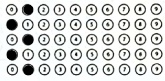
#> input picture regiao_enem/regiao_2.jpg, 165 x 81 px
$ python analise_regiao2.py
#> lines starting #> are read from the running program, lines starting #| are printed output that depends on the picture; after the words box and inside, x2 and y2 are one past the last pixel; in counts of white or black regions, pixels touching at a corner belong together
### relative_path.py
import os, sys
def resource_path(relative_path):
    """ Get absolute path to resource, works for dev and for PyInstaller """
    base_path = getattr(
        sys,
        '_MEIPASS',
        os.path.dirname(os.path.abspath(__file__)))
    return os.path.join(base_path, relative_path)

### analise_regiao2.py
import cv2
import relative_path

def executar_analise_regiao2():
    # Função para binarizar a imagem
    def binarizar_imagem(imagem):
        # Converter a imagem para tons de cinza
        imagem_gray = cv2.cvtColor(imagem, cv2.COLOR_BGR2GRAY)

        # Aplicar uma operação de limiarização para binarizar a imagem
        _, imagem_binarizada = cv2.threshold(imagem_gray, 70, 255, cv2.THRESH_BINARY_INV)

        return imagem_binarizada

    # Função para extrair o código da prova da imagem binarizada
    def extrair_codigo_prova(regiao_binarizada):
        codigo_prova = ''
        count_circulos = 0  # Contador de círculos preenchidos
        for linha in range(5):  # Ajuste para 5 linhas
            for coluna in range(10):
                x1 = coluna * 50
                y1 = linha * 50
                x2 = (coluna + 1) * 50
                y2 = (linha + 1) * 50

                circulo = regiao_binarizada[y1:y2, x1:x2]
                altura, largura = circulo.shape[:2]
                area_circulo = cv2.countNonZero(circulo)
                if area_circulo > 0.10 * altura * largura:
                    codigo_prova += str(coluna)  # Adicionar o dígito ao código da prova
                    count_circulos += 1
                    if count_circulos >= 5:
                        break  # Interromper o loop após encontrar cinco círculos preenchidos
            if count_circulos >= 5:
                break  # Interromper o loop externo se já tivermos cinco círculos preenchidos
        return codigo_prova


    # Ler a imagem da região 2 (Código da Prova)
    imagem_regiao2 = cv2.imread(relative_path.resource_path('regiao_enem/regiao_2.jpg'))
#> imagem_regiao2 is the input picture: shape (81, 165, 3); mean B, G, R 209.4, 210.8, 209.1

    # Redimensionar a imagem (aumentar 3x)
    imagem_regiao2 = cv2.resize(imagem_regiao2, None, fx=3, fy=3, interpolation=cv2.INTER_LINEAR)
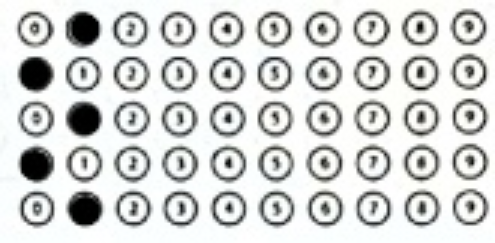
#> imagem_regiao2: shape (243, 495, 3); mean B, G, R 209.4, 210.8, 209

    # Binarizar a imagem da região 2
    imagem_binarizada2 = binarizar_imagem(imagem_regiao2)
#> in binarizar_imagem, `_, imagem_binarizada = cv2.threshold(imagem_gray, 70, 255, cv2.THRESH_..`:
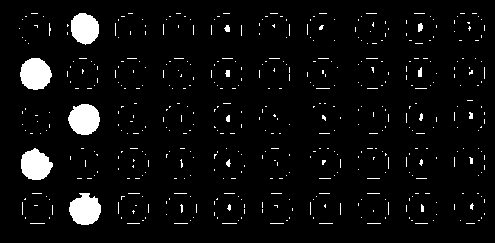
#> imagem_binarizada: shape (243, 495); 4.9% white; 481 white regions (466 under 20 px), largest, box (x1, y1, x2, y2) and area: (20, 58, 52, 90) 785, (68, 104, 100, 135) 768, (69, 193, 101, 225) 761

    # Exibir a imagem binarizada da região 2
    #cv2.imshow('Imagem Binarizada Região 2 (Código da Prova)', imagem_binarizada2)
    #cv2.waitKey(0)
    #cv2.destroyAllWindows()

    # Extrair o código da prova da imagem binarizada da região 2
    codigo_prova = extrair_codigo_prova(imagem_binarizada2)
#> after the loop in extrair_codigo_prova, `for linha in range(5):`:
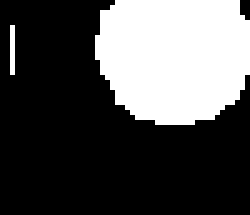
#> circulo: shape (43, 50) (shown 5 times larger); 31.2% white; 2 white regions (1 under 20 px), largest, box (x1, y1, x2, y2) and area: (19, 0, 50, 25) 661
#> after the loop in extrair_codigo_prova, `for linha in range(5):`: codigo_prova = '10101'; count_circulos = 5
#> codigo_prova = '10101'

    # Imprimir o código da prova
    print(f'Código da Prova: {codigo_prova}')
#| Código da Prova: 10101


# Chamada da função principal
if __name__ == "__main__":
    executar_analise_regiao2()

$ run again, with regiao_enem/regiao_3.jpg copied over regiao_enem/regiao_2.jpg
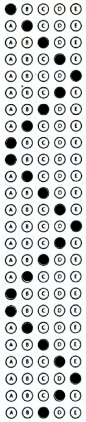
#> input picture regiao_enem/regiao_3.jpg, 86 x 422 px
#> in executar_analise_regiao2, imagem_regiao2 is the input picture: shape (422, 86, 3); mean B, G, R 207.8, 207.7, 204.8
#> imagem_regiao2: shape (1266, 258, 3)
#> in binarizar_imagem, `_, imagem_binarizada = cv2.threshold(imagem_gray, 70, 255, cv2.THRESH_..`:
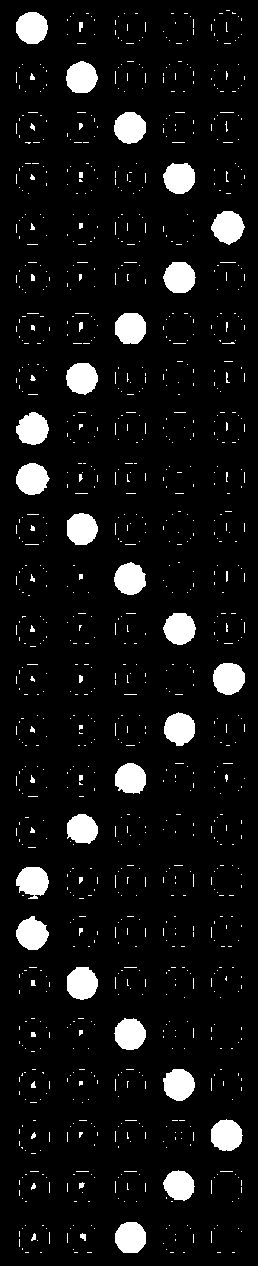
#> imagem_binarizada: shape (1266, 258); 7.3% white; 1057 white regions (998 under 20 px), largest, box (x1, y1, x2, y2) and area: (213, 663, 245, 695) 815, (67, 967, 98, 1000) 813, (16, 12, 48, 44) 812
#> after the loop in extrair_codigo_prova, `for linha in range(5):`:
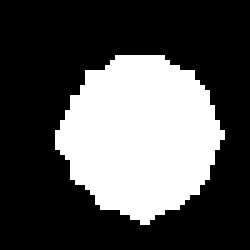
#> circulo: shape (50, 50) (shown 5 times larger); 32.5% white; 1 white region, box (x1, y1, x2, y2) and area: (11, 11, 45, 45) 812
#> after the loop in extrair_codigo_prova, `for linha in range(5):`: codigo_prova = '01234'; count_circulos = 5
#> in executar_analise_regiao2, `codigo_prova = extrair_codigo_prova(imagem_binarizada2)`: codigo_prova = '01234'
#| Código da Prova: 01234
